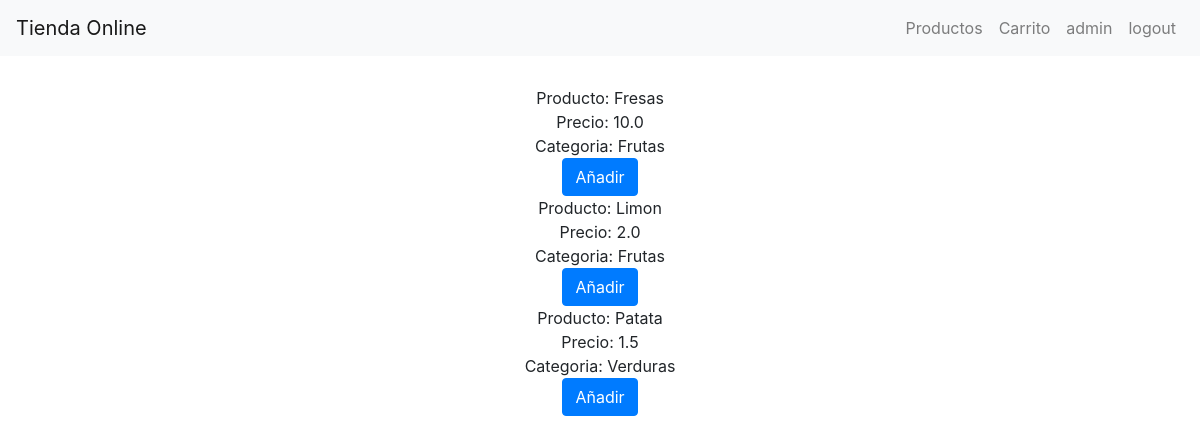
Before: /productos/ (signed in) with the older database file.
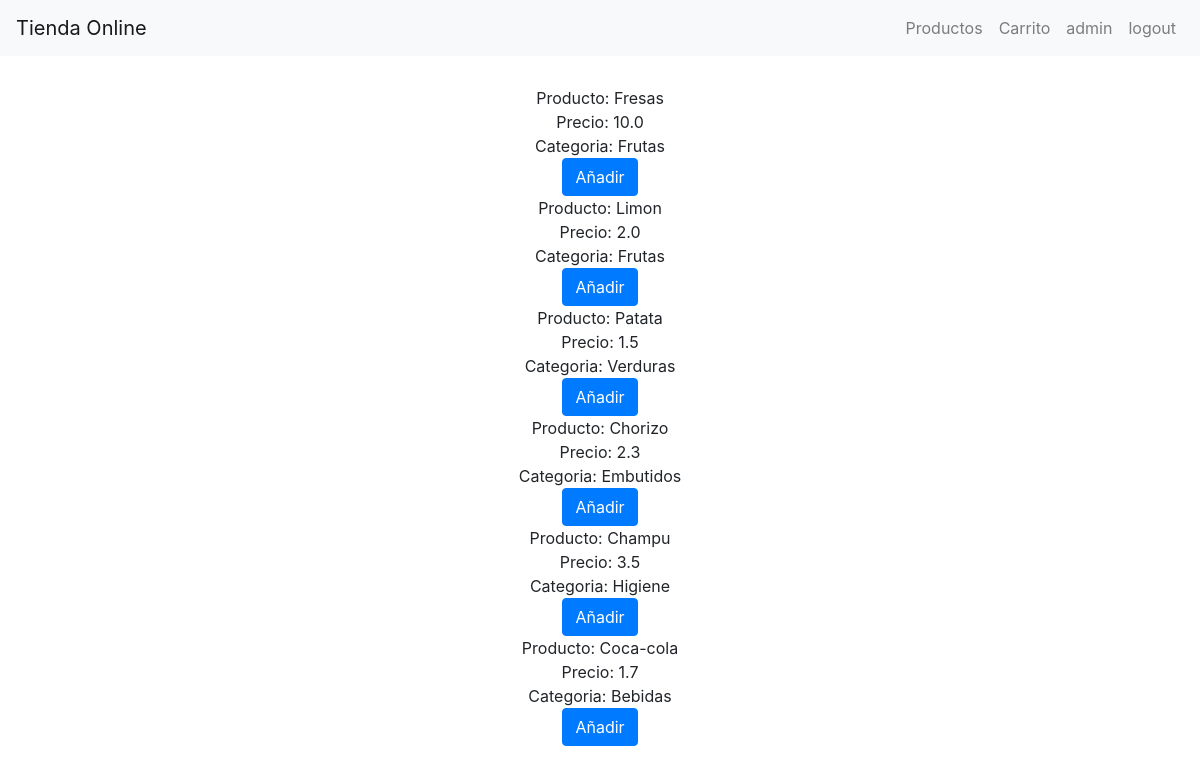
After: the same page with the newer database file.
### shoponline/models.py (models this page shows, shortened)
class Productos(models.Model):
    nombre = models.CharField(max_length=30)
    precio = models.FloatField()
    categoria = models.ForeignKey('Categoria' , on_delete=models.SET_NULL , null=True)

class Categoria(models.Model):
    nombre = models.CharField(max_length=30)
    descripcion = models.CharField(max_length=200)
    def __str__(self):
        return '%s' % (self.nombre)

### shoponline/views.py (the view)
# urls.py: path('productos/', include('shoponline.urls')),
@login_required(login_url='/accounts/login')
def productos(request):
	all_productos = Productos.objects.all()
	return render(request, 'productos.html', context={'all_productos': all_productos})

### templates/productos.html (shortened to what this page needs)
<!DOCTYPE html>
<html>
<head>
    <link rel="stylesheet" href="https://stackpath.bootstrapcdn.com/bootstrap/4.3.1/css/bootstrap.min.css">
</head>
<body>
    <nav class="navbar navbar-light bg-light navbar-expand-lg">
        <a href="#" class="navbar-brand">Tienda Online</a>
        <div class="collapse navbar-collapse" id="navbarCollapse">
            <ul class="navbar-nav ml-auto">
                <li class="navbar-item">
                    <a href="{% url 'productos' %}" class="nav-link">Productos</a>
                </li>
                <li class="navbar-item">
                    <a href="{% url 'compra' %}" class="nav-link">Carrito</a>
                </li>
                <li class="navbar-item">
                    <a class="nav-link">{{ user.username }}</a>
                </li>
                <li class="navbar-item">
                    <a href="{% url 'login' %}?next={{request.path}}" class="nav-link">logout</a>
                </li>
            </ul>
        </div>
    </nav>
    <div class="container" vocab="http://schema.org" typeof="ItemList" style="margin-top:30px;" align="center">
            {% for i in all_productos %}
                <div property="itemListElement" typeof="Product">
                    Producto: <span property="name">{{ i.nombre }}</span><br>
                    Precio: <span property="priceCurrency" content="EUR">{{ i.precio }}</span><br>
                    Categoria: <span property="category">{{ i.categoria }}</span><br>
                    <a class="btn btn-primary" href="{% url 'add_product' nombre=i.nombre %}" type="submit" name="name" placeholder="name" role="button">Añadir</a>
                </div>
            {% endfor %}
    </div>
    <link href="//maxcdn.bootstrapcdn.com/bootstrap/4.0.0/css/bootstrap.min.css" rel="stylesheet" id="bootstrap-css">
    <link rel="stylesheet" href="https://use.fontawesome.com/releases/v5.0.8/css/all.css">
</body>
</html>

Changed rows visible on the page:
added Productos: nombre "Chorizo", precio "2.3", categoria "Embutidos"
added Productos: nombre "Champu", precio "3.5", categoria "Higiene"
added Productos: nombre "Coca-cola", precio "1.7", categoria "Bebidas"
